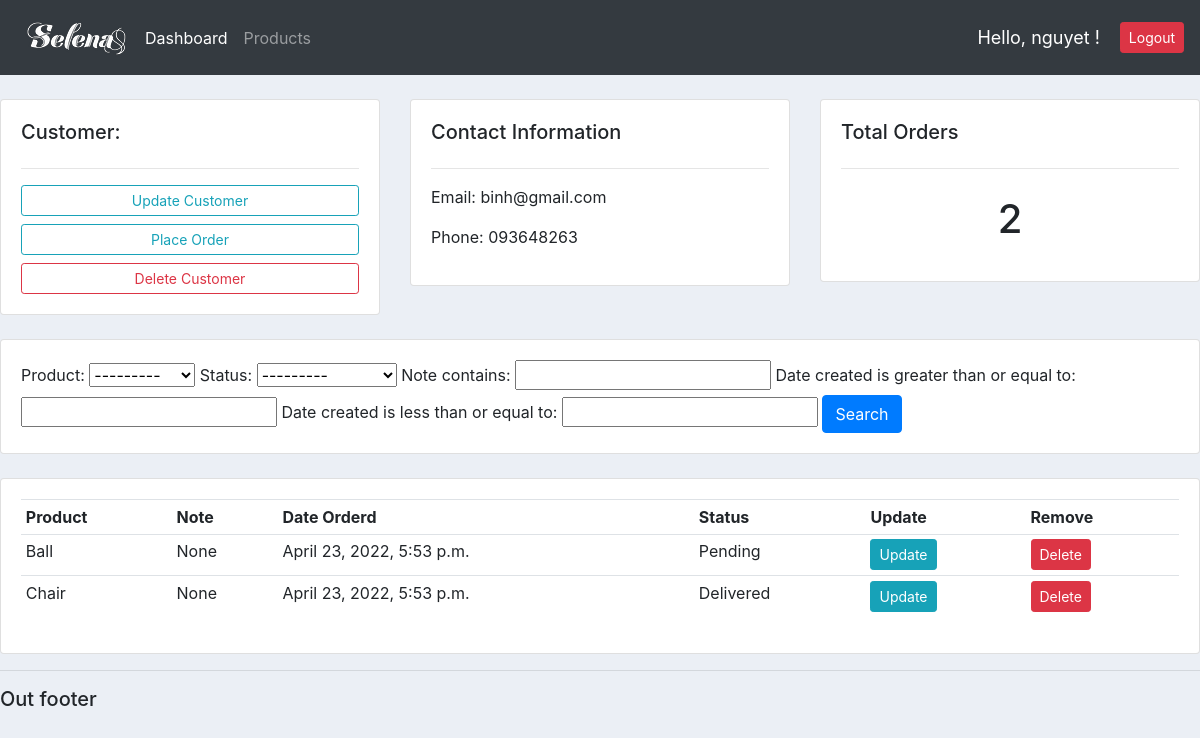
The page /customer/3/ (signed in) on the database its author committed.
### accounts/models.py (models this page shows, shortened)
class Customer(models.Model):
    name = models.CharField(max_length=200, null=True)
    phone = models.CharField(max_length=200, null=True)
    email = models.CharField(max_length=200, null=True)
    date_created = models.DateTimeField(auto_now_add=True)

class Order(models.Model):
    STATUS = (
            ('Pending', 'Pending'),
            ('Out for delivery', 'Out for delivery'),
            ('Delivered', 'Delivered'),
    )
    customer = models.ForeignKey(Customer, null=True, on_delete=models.SET_NULL)
    product = models.ForeignKey(Product, null=True, on_delete=models.SET_NULL)
    date_created = models.DateTimeField(auto_now_add=True)
    status = models.CharField(max_length=200, null=True, choices=STATUS)
    note = models.CharField(max_length=200, null=True)

class Product(models.Model):
    CATEGORY = (
                ('Indoor', 'Indoor'),
                ('Out Door', 'Out Door'),
    )
    name = models.CharField(max_length=200, null=True)
    price = models.FloatField(null=True)
    category = models.CharField(max_length=200, null=True, choices=CATEGORY)
    description = models.CharField(max_length=200, null=True, blank=True)
    date_created = models.DateTimeField(auto_now_add=True)
    tag = models.ManyToManyField(Tag)
    def __str__(self):
        return self.name

### accounts/decorators.py (the view)
        def wrapper_func(request, *args, **kwargs):
            group = None
            if request.user.groups.exists():
                group = request.user.groups.all()[0].name
            if group in allowed_roles:
                return view_func(request, *args, **kwargs)
            else:
                return HttpResponse('You are not authorized to view this page.')

### accounts/views.py (called while the page is built)
@login_required(login_url='login')
@allowed_users(allowed_roles=['admin'])
def customer(request, pk_test):
    customer = Customer.objects.get(id=pk_test)
    orders = customer.order_set.all()
    total_order = orders.count()
    myFilter = OrderFilter(request.GET, queryset=orders)
    orders = myFilter.qs
    context = {'customer':customer, 'orders':orders, 'total_order':total_order, 'myFilter':myFilter}
    return render(request, 'accounts/customer.html', context)

### accounts/templates/accounts/customer.html
{% extends 'accounts/main.html' %}
{% block content %}
<br>
<div class="row">
	<div class="col-md">
		<div class="card card-body">
			<h5>Customer:</h5>
			<hr>
			<a class="btn btn-outline-info  btn-sm btn-block" href="">Update Customer</a>
			<a class="btn btn-outline-info  btn-sm btn-block" href="{% url 'create_order' customer.id %}">Place Order</a>
			<a class="btn btn-outline-danger  btn-sm btn-block" href="">Delete Customer</a>
		</div>
	</div>
	<div class="col-md">
		<div class="card card-body">
			<h5>Contact Information</h5>
			<hr>
			<p>Email: {{customer.email}}</p>
			<p>Phone: {{customer.phone}}</p>
		</div>
	</div>
	<div class="col-md">
		<div class="card card-body">
			<h5>Total Orders</h5>
			<hr>
			<h1 style="text-align: center;padding: 10px">{{total_order}}</h1>
		</div>
	</div>
</div>
<br>
<div class="row">
	<div class="col">
		<div class="card card-body">
			<form method="get">
				{{myFilter.form}}
		    <button class="btn btn-primary" type="submit">Search</button>
		  </form>
		</div>
	</div>
</div>
<br>
<div class="row">
	<div class="col-md">
		<div class="card card-body">
			<table class="table table-sm">
				<tr>
					<th>Product</th>
					<th>Note</th>
					<th>Date Orderd</th>
					<th>Status</th>
					<th>Update</th>
					<th>Remove</th>
				</tr>
				{% for order in orders %}
					<tr>
						<td>{{order.product}}</td>
						<td>{{order.note}}</td>
						<td>{{order.date_created}}</td>
						<td>{{order.status}}</td>
						<td><a class="btn btn-sm btn-info" href="{% url 'update_order' order.id %}">Update</a></td>
						<td><a class="btn btn-sm btn-danger" href="{% url 'delete_order' order.id %}">Delete</a></td>
					</tr>
				{% endfor %}
			</table>
		</div>
	</div>
</div>
{% endblock %}

### accounts/templates/accounts/navbar.html (shortened to what this page needs)
{% load static %}
<nav class="navbar navbar-expand-lg navbar-dark bg-dark">
    <img src="{% static 'images/logo.png' %}" alt="">
    <div class="collapse navbar-collapse" id="navbarNav">
      <ul class="navbar-nav">
        {% if request.user.is_staff %}
        <li class="nav-item active">
          <a class="nav-link" href="{% url 'home' %}">Dashboard</a>
        </li>
        <li class="nav-item">
          <a class="nav-link" href="{% url 'products' %}">Products</a>
        </li>
        {% endif %}
      </ul>
    </div>
    <span class="hello-msg">Hello, {{request.user}} ! </span>
    <a class="btn btn-sm btn-danger" href="{% url 'logout' %}">Logout</a>
  </nav>

### static/css/main.css (style rules this page uses)
body { background-color: #ebeff5; }

### accounts/templates/accounts/navbar.html (style rules this page uses)
.hello-msg { font-size: 18px; color: #fff; margin-right: 20px; }

### rows shown on the page
Customer: email "binh@gmail.com", phone "093648263"
Order: product "Ball", note "None", date_created "April 23, 2022, 5:53 p.m.", status "Pending"
Order: product "Chair", note "None", date_created "April 23, 2022, 5:53 p.m.", status "Delivered"

### other values the page prints
{{ request.user }} "nguyet"
{{ total_order }} "2"
